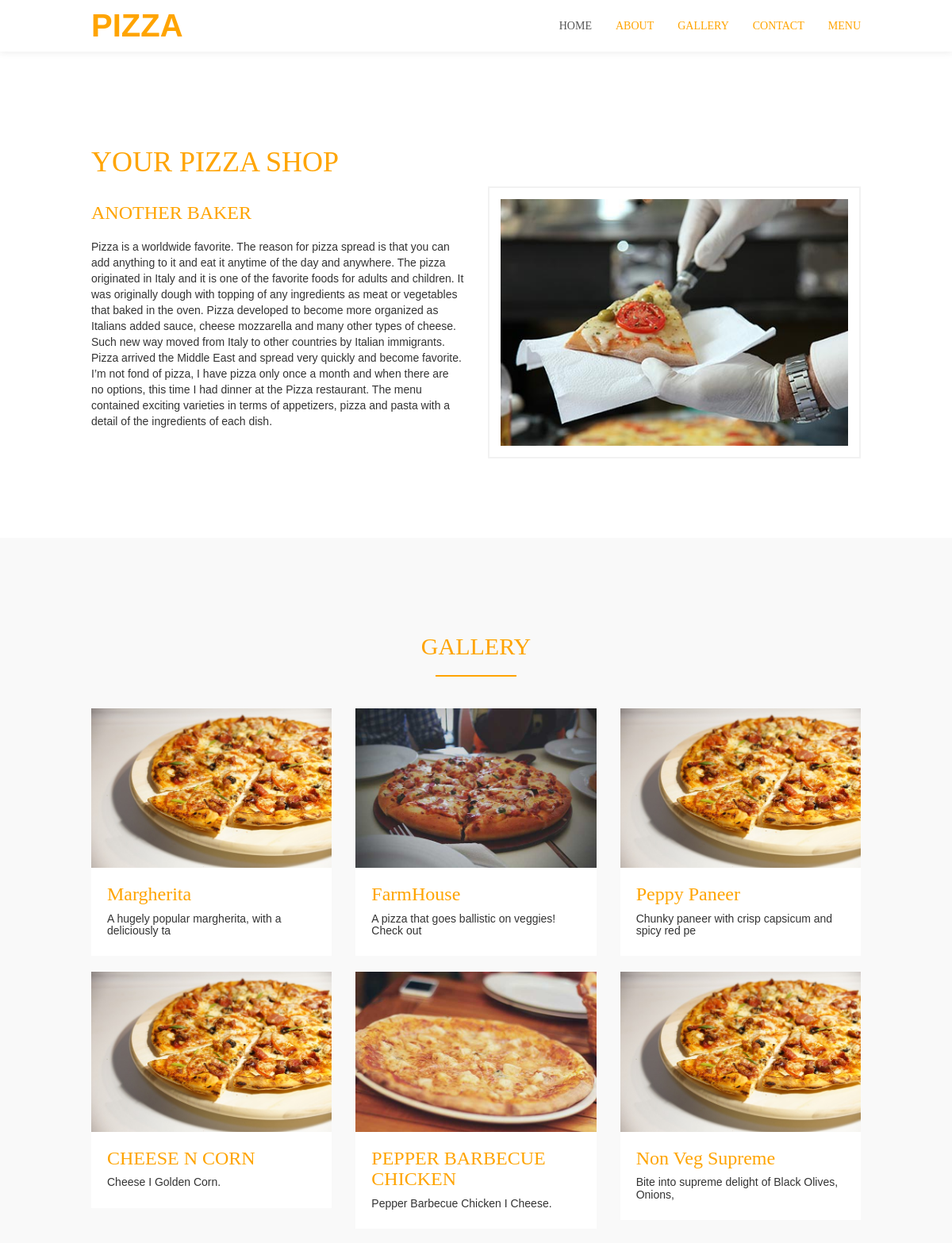
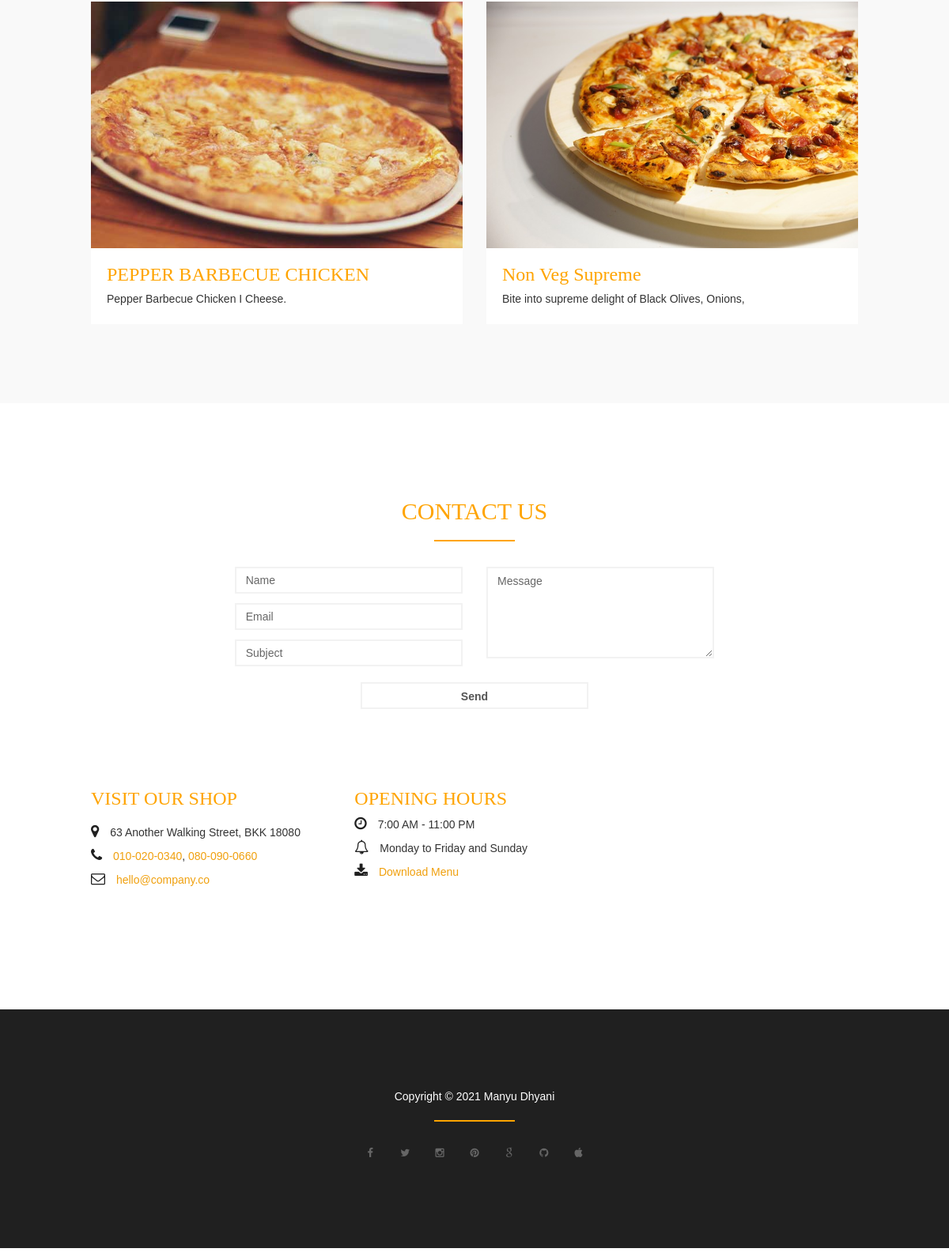
The page / on the database its author committed (2 pictures, top to bottom).
### order/models.py (models this page shows, shortened)
class About(models.Model):
    head1 = models.CharField(max_length=30)
    head2 = models.CharField(max_length=30)
    content = models.TextField()
    photo = models.ImageField(upload_to='images/about', default='images/gallery-img1.jpg')
    class Meta:
        verbose_name_plural = 'About'

class Pizza(models.Model):
    name = models.CharField(max_length=30)
    slug = models.SlugField(max_length=250, null=True, blank=True)
    description = models.CharField(max_length=50)
    thumbnail = models.ImageField(upload_to='images/pizza', default='images/gallery-img1.jpg')
    category = models.ForeignKey(Category, on_delete=models.CASCADE)
    topping = models.ManyToManyField(Topping, blank=True)
    gallery = models.BooleanField(default=False)
    offer = models.BooleanField(default=False)
    class Meta:
        verbose_name_plural = 'Pizza'

class Contact(models.Model):
    address = models.CharField(max_length=50)
    mobile1 = models.CharField(max_length=50)
    mobile2 = models.CharField(max_length=50)
    email = models.EmailField()
    time = models.CharField(max_length=30)
    day = models.CharField(max_length=30)
    menu = models.FileField(upload_to='menu', null=True)
    class Meta:
        verbose_name_plural = 'Contact'

### order/views.py (the view)
# urls.py: path('', index, name='index'),
def index(request):
    about = About.objects.first()
    contact = Contact.objects.first()
    gallery = Pizza.objects.filter(gallery=True)[:6]
    offer = Pizza.objects.filter(offer=True)[:2]
    sent = False
    if request.method == 'POST':
        form = SendmailForm(request.POST)
        if form.is_valid():
            name = form.cleaned_data['name']
            email = form.cleaned_data['email']
            subject = form.cleaned_data['subject']
            message = form.cleaned_data['message']
            print(name, message)
            Email = EMAIL_HOST_USER
            Subject = "name: " + name + " " + "email: " + email + "Subject: " + subject
            sent = send_mail(Subject, message, Email, [Email])
            sent = True if sent else False
            return redirect(reverse('index'))
    else:
        form = SendmailForm()
    context = {
        'about': about,
        'contact': contact,
        'gallery': gallery,
        'offer': offer,
        'form': form,
        'sent': sent
    }
    return render(request, 'index.html', context)

### order/forms.py
class SendmailForm(forms.Form):
    name = forms.CharField(max_length=20)
    email = forms.EmailField()
    subject = forms.CharField(max_length=100)
    message = forms.CharField(widget=forms.Textarea)

### order/templates/index.html
{% extends 'base.html' %}
{% load static %}
{% block content %}
		{% include 'slider.html' %}
	<section id="about" class="templatemo-section templatemo-top-130">
		{% include 'about.html' %}
	</section>
	<section id="gallery" class="templatemo-section templatemo-light-gray-bg">
		{% include 'gallery.html' %}
	</section>
	<section id="contact" class="templatemo-section">
		{% include 'contact.html' %}
	</section>
{% endblock content %}

### order/templates/about.html
		<div class="container">
			<div class="row">
				<div class="col-lg-12 col-md-12 col-sm-12 col-xs-12">
					<h1 class="text-uppercase">{{ about.head1 }}</h1>
				</div>
				<div class="col-md-6 col-sm-6">
					<h3 class="text-uppercase padding-bottom-10">{{ about.head2 }}</h3>
					<p>{{ about.content}}</p>
				</div>
				<div class="col-md-6 col-sm-6">
					<img src="{{ about.photo.url }}" class="img-responsive img-bordered img-about" alt="about img">
				</div>
			</div>
		</div>

### order/templates/gallery.html
		<div class="container">
			<div class="row">
				<div class="col-md-12">
					<h2 class="text-center text-uppercase">Gallery</h2>
					<hr>
				</div>
				{% for pizza in gallery %}
				<div class="col-md-4 col-sm-4">
					<div class="gallery-wrapper">
						<img src="{{ pizza.thumbnail.url }}" class="img-responsive gallery-img" alt="Pizza 1">
						<div class="gallery-des">
							<h3>{{ pizza.name }} </h3>
							<h5>{{ pizza.description }}</h5>
						</div>
					</div>
				</div>
				{% endfor %}
				{% for pizza in offer %}
				<div class="col-md-6 col-sm-6">
					<div class="gallery-wrapper">
						<img src="{{ pizza.thumbnail.url }}" class="img-responsive gallery-img" alt="Pizza 4">
						<div class="gallery-des">
							<h3>{{ pizza.name }}</h3>
							<h5>{{ pizza.description }}</h5>
						</div>
					</div>
				</div>
				{% endfor %}
			</div>
		</div>

### order/templates/contact.html (shortened to what this page needs)
		<div class="container">
			<div class="row">
				<div class="col-md-12">
					<h2 class="text-uppercase text-center">Contact Us</h2>
					<hr>
				</div>
				<div class="col-md-2"></div>
				<div class="col-md-8">
					<form action="." method="POST" role="form">
						<div class="col-md-6 col-sm-6">
							<input name="name" type="text" class="form-control" id="name" maxlength="60" placeholder="Name">
					    	<input name="email" type="email" class="form-control" id="email" placeholder="Email">
							<input name="subject" type="text" class="form-control" id="message" placeholder="Subject">
						</div>
						<div class="col-md-6 col-sm-6">
							<textarea name="message" class="form-control" rows="5" placeholder="Message"></textarea>
						</div>
						<div class="col-md-offset-3 col-md-6 col-sm-offset-3 col-sm-6">
							<input name="submit" type="submit" class="form-control" id="submit" value="Send">
						</div>
					</form>
				</div>
				<div class="col-md-2"></div>
				<div class="col-md-4 col-sm-4">
					<h3 class="padding-bottom-10 text-uppercase">Visit our shop</h3>
					<p><i class="fa fa-map-marker contact-fa"></i> {{ contact.address }} </p>
					<p>
						<i class="fa fa-phone contact-fa"></i>
						<a href="tel:010-020-0340" class="contact-link">{{ contact.mobile1 }}</a>,
						<a href="tel:080-090-0660" class="contact-link"> {{ contact.mobile2 }}</a>
					</p>
					<p><i class="fa fa-envelope-o contact-fa"></i>
                    	<a href="mailto:hello@company.com" class="contact-link">{{ contact.email }}</a></p>
				</div>
				<div class="col-md-4 col-sm-4">
					<h3 class="text-uppercase">Opening hours</h3>
					<p><i class="fa fa-clock-o contact-fa"></i> {{ contact.time }}</p>
					<p><i class="fa fa-bell-o contact-fa"></i> {{ contact.day }}</p>
                    <p><i class="fa fa-download contact-fa"></i>
                    	<a class="contact-link" rel="nofollow"
                        	href="{{ contact.menu.url }}" target="_blank" download>Download Menu</a></p>
			  	</div>
				<div class="col-md-4 col-sm-4">
					<div class="google_map">
						<div id="map-canvas" class="map"></div>
					</div>
				</div>
			</div>
		</div>

### static_in_env/css/templatemo-style.css (style rules this page uses)
body { font-family: 'Signika', sans-serif; font-weight: 400; position: relative; }
h1,h2, h3, h4, .navbar-default .navbar-nav li a, .navbar-default .navbar-nav>li>a:focus { color: #ffa400; font-family: 'Chewy', cursive; font-weight: 400; }
hr { border: 1px solid #ffa400; width: 100px; }
img { max-width: 100%; height: auto; }
@media (min-width: 768px) { .container { width: 700px; } }
@media (min-width: 992px) { .container { width: 900px; } }
@media (min-width: 1200px) { .container { width: 1000px; } }
.templatemo-section { padding-top: 100px; padding-bottom: 100px; position: relative; }
.padding-bottom-10 { padding-bottom: 10px; }
.img-bordered { border: 2px solid #f2f2f2; padding: 14px; }
.templatemo-light-gray-bg { background: #f9f9f9; }
.gallery-wrapper { background: #ffffff; margin-top: 20px; -webkit-transition: all 0.4s ease-in-out; transition: all 0.4s ease-in-out; }
.gallery-des { padding: 0 20px 14px 20px; }
.gallery-img { margin: 0 auto; }
.map { height: 200px; }
.contact-fa { color: #202020; font-size: 18px; padding-right: 10px; }
.contact-link { color: #F0A00E; }
.form-control { border: 2px solid #f2f2f2; border-radius: 0; -webkit-box-shadow: none; box-shadow: none; margin-top: 12px; -webkit-transition: all 0.4s ease-in-out; transition: all 0.4s ease-in-out; }
input { height: 50px; }
input[type="submit"] { font-weight: bold; margin-bottom: 80px; margin-top: 20px; }

### rows shown on the page
About: head1 "YOUR PIZZA SHOP", head2 "ANOTHER BAKER", content "Pizza is a worldwide favorite. The reason for pizza spread is that you can add anything to it and eat it anytime of the day and anywhere. The pizza originated in Italy and it is one of the favorite foods for adults and children. It was originally dough with topping of any ingredients as meat or vegetables that baked in the oven. Pizza developed to become more organized as Italians added sauce, cheese mozzarella and many other types of cheese. Such new way moved from Italy to other countries by Italian immigrants. Pizza arrived the Middle East and spread very quickly and become favorite. I’m not fond of pizza, I have pizza only once a month and when there are no options, this time I had…", photo (picture)
Pizza: thumbnail (picture), name "Margherita", description "A hugely popular margherita, with a deliciously ta"
Pizza: thumbnail (picture), name "FarmHouse", description "A pizza that goes ballistic on veggies! Check out"
Pizza: thumbnail (picture), name "Peppy Paneer", description "Chunky paneer with crisp capsicum and spicy red pe"
Pizza: thumbnail (picture), name "CHEESE N CORN", description "Cheese I Golden Corn."
Pizza: thumbnail (picture), name "PEPPER BARBECUE CHICKEN", description "Pepper Barbecue Chicken I Cheese."
Pizza: thumbnail (picture), name "Non Veg Supreme", description "Bite into supreme delight of Black Olives, Onions,"
Contact: address "63 Another Walking Street, BKK 18080", mobile1 "010-020-0340", mobile2 "080-090-0660", email "hello@company.co", time "7:00 AM - 11:00 PM", day "Monday to Friday and Sunday"
